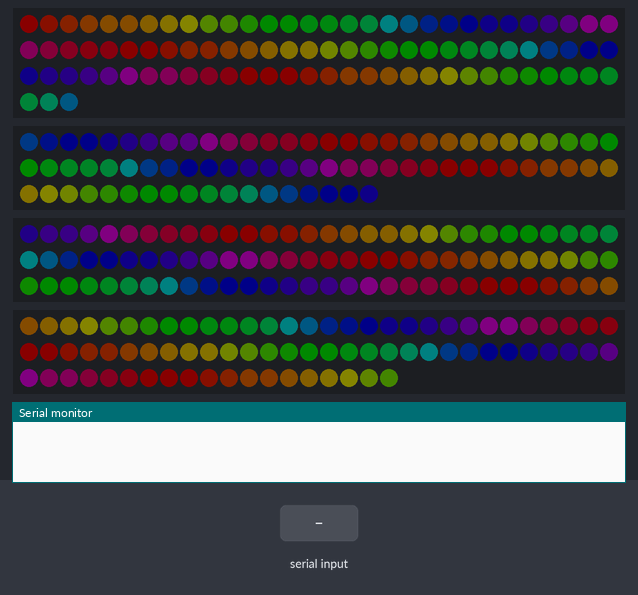
Recording of a sketch running on a simulated Arduino Leonardo, built with avr-gcc and run on an emulated ATmega32U4. Parts: 93 RGB LEDs in strip order, left to right, continuing on the next row, 78 RGB LEDs in strip order, left to right, continuing on the next row, 90 RGB LEDs in strip order, left to right, continuing on the next row, 79 RGB LEDs in strip order, left to right, continuing on the next row, the last lines printed to the serial monitor. Inputs (shaded band) come from the test bench. Dim RGB values are drawn brighter than linear.

Above: at 1.49 s.
At 2.2 s:
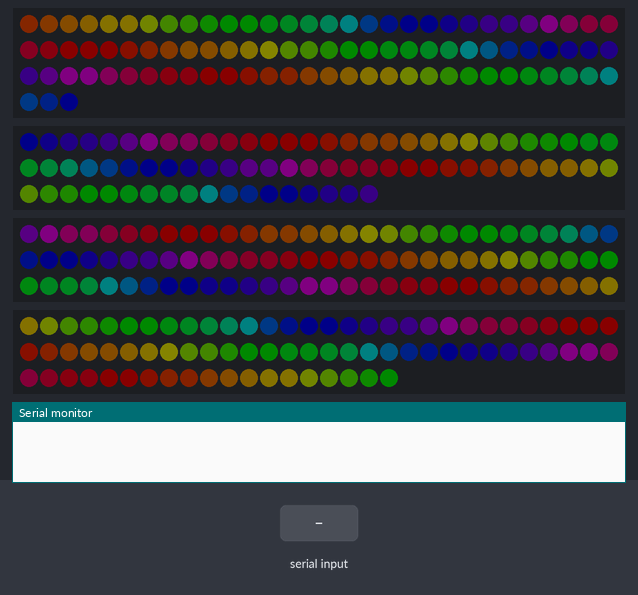
2.3 s: "*" received over the second serial link
At 3.81 s:
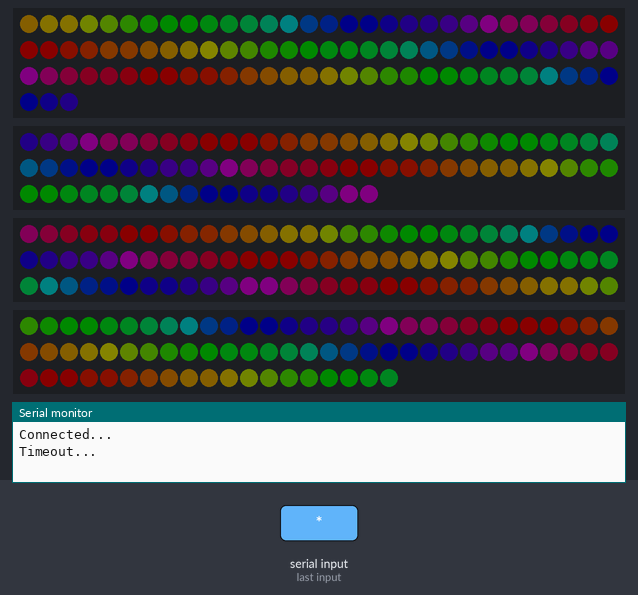
Timing chart, 0 to 5.3 s (numbered marks = the images above; inputs shaded):
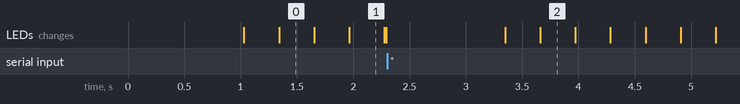

The sketch:

LightDriver.ino
```cpp
#include "FastLED.h"

FASTLED_USING_NAMESPACE

#if defined(FASTLED_VERSION) && (FASTLED_VERSION < 3001000)
#warning "Requires FastLED 3.1 or later; check github for latest code."
#endif

#define DEV_BOARD // define this to use the dev board, undef to use the real room lights

#define NUM_STRIPS 4
#define NUM_LEDS_STRIP1 93
#define NUM_LEDS_STRIP2 78
#define NUM_LEDS_STRIP3 90
#define NUM_LEDS_STRIP4 79
#define NUM_LEDS NUM_LEDS_STRIP1 + NUM_LEDS_STRIP2 + NUM_LEDS_STRIP3 + NUM_LEDS_STRIP4

CRGB leds[NUM_LEDS];
uint8_t gBrightness = 0;

#ifdef DEV_BOARD
	uint8_t gBrightnessTarget = 10;
	HardwareSerial& BTSerial = Serial1;
	#define DebugPrint(x) Serial.print(x)
	#define DebugPrintLn(x) Serial.println(x)
#else
	uint8_t gBrightnessTarget = 160;
	HardwareSerial& BTSerial = Serial;
	#define DebugPrint(x)
	#define DebugPrintLn(x)
#endif

#define FRAMES_PER_SECOND  120

void setup() {
  delay(1000); // 1 second delay for recovery

  FastLED.addLeds<NEOPIXEL, 8>(leds, 0, NUM_LEDS_STRIP1);

  FastLED.addLeds<NEOPIXEL, 9>(leds, NUM_LEDS_STRIP1, NUM_LEDS_STRIP2);

  FastLED.addLeds<NEOPIXEL, 10>(leds, NUM_LEDS_STRIP1 + NUM_LEDS_STRIP2, NUM_LEDS_STRIP3);

  FastLED.addLeds<NEOPIXEL, 11>(leds, NUM_LEDS_STRIP1 + NUM_LEDS_STRIP2 + NUM_LEDS_STRIP3, NUM_LEDS_STRIP4);

  // set master brightness control
  FastLED.setBrightness(gBrightness);

#ifdef DEV_BOARD
	Serial.begin(38400);
	BTSerial.begin(9600);
#else
	Serial.begin(9600);
#endif
}

enum
{
	ModeSolid,
	ModeRainbow,
} gMode = ModeRainbow;
int gRainbowDelta = 7;
uint8_t gHue = 0; // rotating "base color" used by many of the patterns
bool gComms = false;
unsigned long gStartComms = 0;

void loop()
{
	if (gComms)
	{
		commloop();
	}
	else
	{
		// send the 'leds' array out to the actual LED strip
		FastLED.show();
		// insert a delay to keep the framerate modest
		FastLED.delay(1000 / FRAMES_PER_SECOND);

		// do some periodic updates
		EVERY_N_MILLISECONDS(20) { gHue++; } // slowly cycle the "base color" through the rainbow
											  // EVERY_N_SECONDS(10) { nextPattern(); Serial.write("Changing\n");  } // change patterns periodically

		if (gMode == ModeRainbow)
		{
			fill_rainbow(leds, NUM_LEDS, gHue, gRainbowDelta);
		}

		if (gBrightness != gBrightnessTarget)
		{
			int step;
			if (abs(gBrightness - gBrightnessTarget) > 8)
				step = 8;
			else
				step = 1;

			if (gBrightness < gBrightnessTarget)
				gBrightness += step;
			else
				gBrightness -= step;

			FastLED.setBrightness(gBrightness);
		}

		if (BTSerial.available() > 0)
		{
			if (BTSerial.read() == '*')
			{
				DebugPrintLn("Connected...");
				BTSerial.write("RRRR",4);
				gStartComms = millis();
				gComms = true;
			}
		}
	}
}

void commloop()
{
	// strip off any remaining *s
	while (BTSerial.peek() == '*')
	{
		char chStrip = BTSerial.read();
		DebugPrint(chStrip);
	}

	// wait until we have 8 bytes read or 500ms has passed
	if (BTSerial.available() >= 7)
	{
		char cmd[9];
		BTSerial.readBytes(cmd, 7);
		handleinput(cmd);
		cmd[7] = 0;
		DebugPrintLn();
		DebugPrint("Command...");
		DebugPrintLn(cmd);
		gComms = false;
	}
	else if (millis() > gStartComms + 1000)
	{
		DebugPrintLn();
		DebugPrint("Timeout...");
		while (BTSerial.available())
		{
			char chRemain = BTSerial.read();
			DebugPrint(chRemain);
		}
		DebugPrintLn();
		gComms = false;
	}
}

void handleinput(char* cmd)
{
	char cnum[3] = { 0 };
	int val[3];
	for (int i = 0, vi = 1; i < 3; i++, vi += 2)
	{
		cnum[0] = cmd[vi];
		cnum[1] = cmd[vi + 1];
		val[i] = strtoul(cnum, NULL, 16);
	}

	CRGB col;

	switch(cmd[0])
	{
	case 'S':
		col = CRGB(val[0], val[1], val[2]);
		fill_solid(leds, NUM_LEDS, col);
		gMode = ModeSolid;
		break;
	case 'R':
		gRainbowDelta = val[0];
		gMode = ModeRainbow;
		break;
	case 'B':
		gBrightnessTarget = val[0];
		break;
	}
}
```
